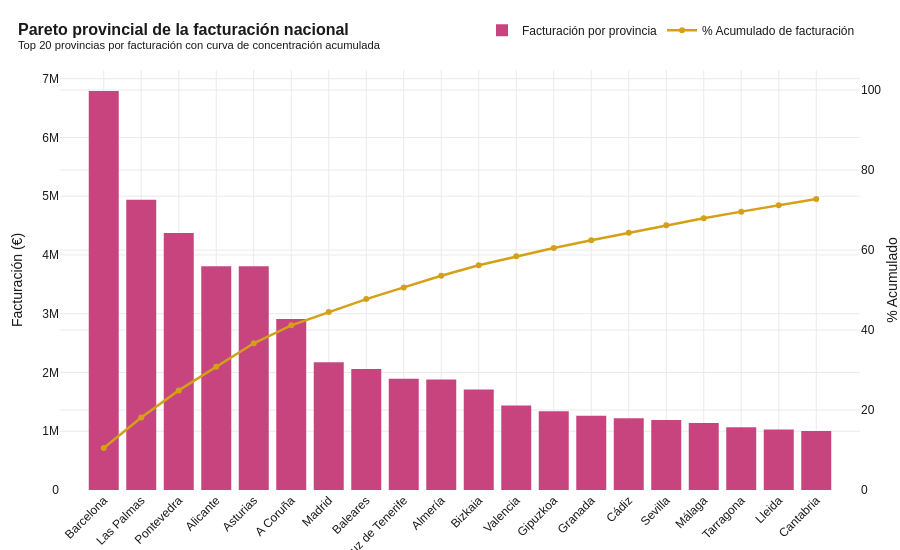

Notebook code cell kept with this figure:
### Markdown cell above
### Concentración territorial: análisis del Pareto provincial

### Code cell
# Calcular el porcentaje acumulado de clientes y facturación por provincia
top_provincias_ordenado = top_provincias.sort_values("facturacion_total", ascending=False).reset_index(drop=True)
top_provincias_ordenado["pct_clientes_acum"] = (100 * top_provincias_ordenado["n_clientes"].cumsum() / top_provincias_ordenado["n_clientes"].sum()).round(2)
top_provincias_ordenado["pct_facturacion_acum"] = (100 * top_provincias_ordenado["facturacion_total"].cumsum() / top_provincias_ordenado["facturacion_total"].sum()).round(2)

# Identificar cuántas provincias concentran el 50%, 80% y 90% del negocio
hitos = [50, 80, 90]
print(f"CONCENTRACIÓN TERRITORIAL DE LA FACTURACIÓN NACIONAL")
print("=" * 80)
for h in hitos:
    n_prov = (top_provincias_ordenado["pct_facturacion_acum"] >= h).idxmax() + 1
    pct_prov = 100 * n_prov / len(top_provincias_ordenado)
    print(f"   El {h:>2}% de la facturación se concentra en las primeras {n_prov:>2} provincias ({pct_prov:.1f}% del total).")

# Gráfico de Pareto
fig = go.Figure()
fig.add_trace(go.Bar(
    x=top_provincias_ordenado["provincia"].head(20),
    y=top_provincias_ordenado["facturacion_total"].head(20),
    name="Facturación por provincia",
    marker_color=COLOR_NACIONAL,
    yaxis="y1",
))
fig.add_trace(go.Scatter(
    x=top_provincias_ordenado["provincia"].head(20),
    y=top_provincias_ordenado["pct_facturacion_acum"].head(20),
    name="% Acumulado de facturación",
    mode="lines+markers", marker_color=COLOR_DESTACAR,
    line=dict(width=2.5), yaxis="y2",
))
fig.update_layout(
    title=dict(text="<b>Pareto provincial de la facturación nacional</b><br><sup>Top 20 provincias por facturación con curva de concentración acumulada</sup>"),
    xaxis=dict(title="", tickangle=-45),
    yaxis=dict(title="Facturación (€)", side="left"),
    yaxis2=dict(title="% Acumulado", side="right", overlaying="y", range=[0, 105]),
    height=550, hovermode="x unified",
    legend=dict(orientation="h", yanchor="bottom", y=1.06, xanchor="right", x=1),
)
guardar_y_mostrar(fig, "04_pareto_provincial", h=550)

### Figure 1 — Plotly figure (JSON) as saved in the notebook; plotly's stock layout.template omitted (floating-point values rounded to 4 significant figures)
{"data": [{"marker": {"color": "#C8447F"}, "name": "Facturación por provincia", "type": "bar", "x": ["Barcelona", "Las Palmas", "Pontevedra", "Alicante", "Asturias", "A Coruña", "Madrid", "Baleares", "Santa Cruz de Tenerife", "Almería", "Bizkaia", "Valencia", "Gipuzkoa", "Granada", "Cádiz", "Sevilla", "Málaga", "Tarragona", "Lleida", "Cantabria"], "y": [6791000.0, 4940000.0, 4375000.0, 3810000.0, 3807000.0, 2909000.0, 2174000.0, 2059000.0, 1894000.0, 1881000.0, 1712000.0, 1438000.0, 1340000.0, 1265000.0, 1220000.0, 1190000.0, 1140000.0, 1069000.0, 1029000.0, 1004000.0], "yaxis": "y"}, {"line": {"width": 2.5}, "marker": {"color": "#D4A017"}, "mode": "lines+markers", "name": "% Acumulado de facturación", "type": "scatter", "x": ["Barcelona", "Las Palmas", "Pontevedra", "Alicante", "Asturias", "A Coruña", "Madrid", "Baleares", "Santa Cruz de Tenerife", "Almería", "Bizkaia", "Valencia", "Gipuzkoa", "Granada", "Cádiz", "Sevilla", "Málaga", "Tarragona", "Lleida", "Cantabria"], "y": [10.5, 18.14, 24.9, 30.79, 36.68, 41.17, 44.53, 47.72, 50.65, 53.55, 56.2, 58.42, 60.5, 62.45, 64.34, 66.18, 67.94, 69.59, 71.18, 72.74], "yaxis": "y2"}], "layout": {"height": 550, "hovermode": "x unified", "legend": {"orientation": "h", "x": 1, "xanchor": "right", "y": 1.06, "yanchor": "bottom"}, "title": {"text": "<b>Pareto provincial de la facturación nacional</b><br><sup>Top 20 provincias por facturación con curva de concentración acumulada</sup>"}, "xaxis": {"tickangle": -45, "title": {"text": ""}}, "yaxis": {"side": "left", "title": {"text": "Facturación (€)"}}, "yaxis2": {"overlaying": "y", "range": [0, 105], "side": "right", "title": {"text": "% Acumulado"}}}}
